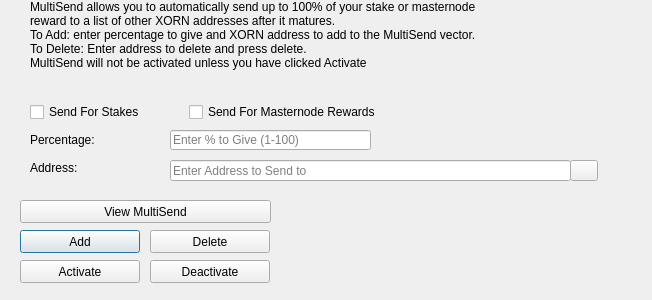
<?xml version="1.0" encoding="UTF-8"?>
<ui version="4.0">
 <class>MultiSendDialog</class>
 <widget class="QDialog" name="MultiSendDialog">
  <property name="windowModality">
   <enum>Qt::NonModal</enum>
  </property>
  <property name="geometry">
   <rect>
    <x>0</x>
    <y>0</y>
    <width>652</width>
    <height>300</height>
   </rect>
  </property>
  <property name="windowTitle">
   <string>MultiSend</string>
  </property>
  <widget class="QLineEdit" name="multiSendPercentEdit">
   <property name="geometry">
    <rect>
     <x>170</x>
     <y>130</y>
     <width>201</width>
     <height>20</height>
    </rect>
   </property>
   <property name="toolTip">
    <string>Enter whole numbers 1 - 100</string>
   </property>
   <property name="placeholderText">
    <string>Enter % to Give (1-100)</string>
   </property>
  </widget>
  <widget class="QLineEdit" name="multiSendAddressEdit">
   <property name="geometry">
    <rect>
     <x>170</x>
     <y>160</y>
     <width>401</width>
     <height>21</height>
    </rect>
   </property>
   <property name="toolTip">
    <string/>
   </property>
   <property name="placeholderText">
    <string>Enter Address to Send to</string>
   </property>
  </widget>
  <widget class="QLabel" name="label_2">
   <property name="geometry">
    <rect>
     <x>30</x>
     <y>0</y>
     <width>451</width>
     <height>121</height>
    </rect>
   </property>
   <property name="lineWidth">
    <number>1</number>
   </property>
   <property name="text">
    <string>MultiSend allows you to automatically send up to 100% of your stake or masternode reward to a list of other XORN addresses after it matures.
To Add: enter percentage to give and XORN address to add to the MultiSend vector.
To Delete: Enter address to delete and press delete.
MultiSend will not be activated unless you have clicked Activate</string>
   </property>
   <property name="alignment">
    <set>Qt::AlignLeading|Qt::AlignLeft|Qt::AlignTop</set>
   </property>
   <property name="wordWrap">
    <bool>true</bool>
   </property>
  </widget>
  <widget class="QLabel" name="message">
   <property name="geometry">
    <rect>
     <x>290</x>
     <y>200</y>
     <width>351</width>
     <height>91</height>
    </rect>
   </property>
   <property name="text">
    <string/>
   </property>
  </widget>
  <widget class="QPushButton" name="addButton">
   <property name="geometry">
    <rect>
     <x>20</x>
     <y>230</y>
     <width>120</width>
     <height>23</height>
    </rect>
   </property>
   <property name="toolTip">
    <string/>
   </property>
   <property name="statusTip">
    <string>Add to MultiSend Vector</string>
   </property>
   <property name="text">
    <string>Add</string>
   </property>
  </widget>
  <widget class="QPushButton" name="disableButton">
   <property name="geometry">
    <rect>
     <x>150</x>
     <y>260</y>
     <width>120</width>
     <height>23</height>
    </rect>
   </property>
   <property name="statusTip">
    <string>Deactivate MultiSend</string>
   </property>
   <property name="text">
    <string>Deactivate</string>
   </property>
  </widget>
  <widget class="QPushButton" name="addressBookButton">
   <property name="geometry">
    <rect>
     <x>570</x>
     <y>160</y>
     <width>28</width>
     <height>21</height>
    </rect>
   </property>
   <property name="toolTip">
    <string>Choose an address from the address book</string>
   </property>
   <property name="text">
    <string/>
   </property>
   <property name="icon">
    <iconset resource="../xorn.qrc">
     <normaloff>:/icons/address-book</normaloff>:/icons/address-book</iconset>
   </property>
   <property name="shortcut">
    <string>Alt+A</string>
   </property>
   <property name="autoDefault">
    <bool>false</bool>
   </property>
  </widget>
  <widget class="QLabel" name="label">
   <property name="geometry">
    <rect>
     <x>30</x>
     <y>130</y>
     <width>121</width>
     <height>20</height>
    </rect>
   </property>
   <property name="toolTip">
    <string>Percentage of stake to send</string>
   </property>
   <property name="text">
    <string>Percentage:</string>
   </property>
  </widget>
  <widget class="QLabel" name="label_5">
   <property name="geometry">
    <rect>
     <x>30</x>
     <y>160</y>
     <width>111</width>
     <height>16</height>
    </rect>
   </property>
   <property name="toolTip">
    <string>Address to send portion of stake to</string>
   </property>
   <property name="text">
    <string>Address:</string>
   </property>
  </widget>
  <widget class="QPushButton" name="deleteButton">
   <property name="geometry">
    <rect>
     <x>150</x>
     <y>230</y>
     <width>120</width>
     <height>23</height>
    </rect>
   </property>
   <property name="toolTip">
    <string/>
   </property>
   <property name="statusTip">
    <string>Delete Address From MultiSend Vector</string>
   </property>
   <property name="text">
    <string>Delete</string>
   </property>
  </widget>
  <widget class="QPushButton" name="activateButton">
   <property name="geometry">
    <rect>
     <x>20</x>
     <y>260</y>
     <width>120</width>
     <height>23</height>
    </rect>
   </property>
   <property name="statusTip">
    <string>Activate MultiSend</string>
   </property>
   <property name="text">
    <string>Activate</string>
   </property>
  </widget>
  <widget class="QPushButton" name="viewButton">
   <property name="geometry">
    <rect>
     <x>20</x>
     <y>200</y>
     <width>251</width>
     <height>23</height>
    </rect>
   </property>
   <property name="toolTip">
    <string/>
   </property>
   <property name="statusTip">
    <string>View MultiSend Vector</string>
   </property>
   <property name="text">
    <string>View MultiSend</string>
   </property>
  </widget>
  <widget class="QWidget" name="horizontalLayoutWidget">
   <property name="geometry">
    <rect>
     <x>30</x>
     <y>100</y>
     <width>351</width>
     <height>24</height>
    </rect>
   </property>
   <layout class="QHBoxLayout" name="horizontalLayout">
    <item>
     <widget class="QCheckBox" name="multiSendStakeCheckBox">
      <property name="text">
       <string>Send For Stakes</string>
      </property>
     </widget>
    </item>
    <item>
     <widget class="QCheckBox" name="multiSendMasternodeCheckBox">
      <property name="text">
       <string>Send For Masternode Rewards</string>
      </property>
     </widget>
    </item>
   </layout>
  </widget>
 </widget>
 <resources>
  <include location="../xorn.qrc"/>
 </resources>
 <connections/>
</ui>
